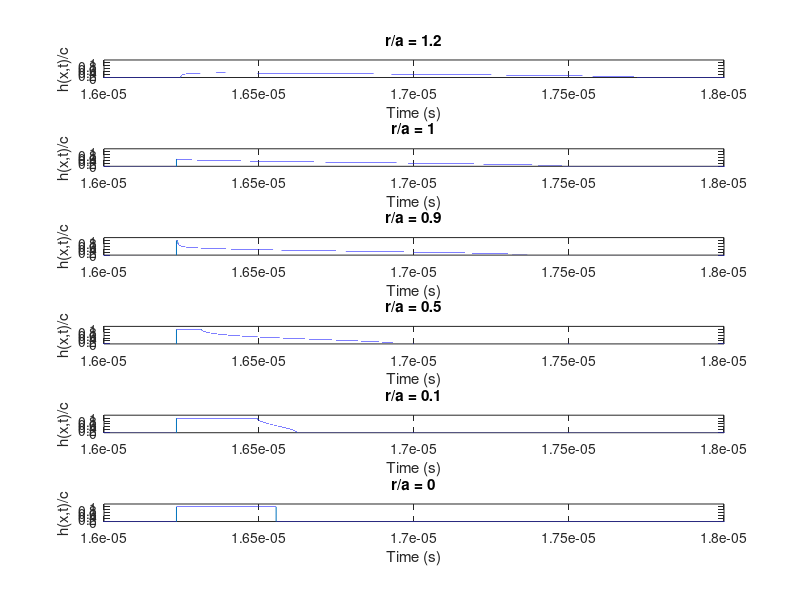

Source code (MATLAB):
%% Circular piston paramaters
c=1540;                 % Speed of sound in body (m/s)
z=25e-3;                % Range (m)
a=5e-3;                 % Piston Radius (m)
frq=1e11;               % Freqency Hz
r=[6,5,4.5,2.5,0.5,0]*1e-3; % Radial distance of point from axis
ts=cell(length(r),1);   % Bin for times within the detection time frame
tcon=ts;                % Bin for times within the h=1 time frame
hs=ts;                  % Bin for transfer fn values
tpre=ts;                % Bin for times before first detection
tpost=ts;               % Bin for times after detection frame
tmax=1.6*(sqrt((z^2)+((a+max(r)).^2))./c);  % End of transfer fn time window
t=zeros(length(r),floor(tmax*frq));         % Finnal time array
h=t;                                        % Finnal transfer functino array
figure
for i=1:length(r)       % Loop through positions
    tff=0;
    %% h calculation
    if a>r(i)           % Define time of first detection if point within piston radius
         tff=z./c;
         tf=sqrt((z.^2)+(r(i)-a).^2)./c;
    else                % Define time of first detection if point out of piston radius
        tf=sqrt((z.^2)+(r(i)-a).^2)./c;
    end
    te=sqrt((z^2)+((a+r(i)).^2))./c; % Define time of last detection 
    ts{i}=[tf:(1/frq):te];           % Array of times durring detection
    ts{i}=ts{i}(2:end-1);              % Remove overlap between time cells
    % h calculating line 
      hs{i}=(1/pi).*acos(((((c.^2).*(ts{i}.^2))-(z.^2)+(r(i).^2)-(a.^2))...
        ./(2.*r(i).*((c.^2.*ts{i}.^2)-z.^2).^(.5))));
    %% array construction 
    if a>r(i)   
        tcon{i}=[tff:(1/frq):tf];       % Array of times where detection only in apature
        tpre{i}=[0:(1/frq):tff];        % Array of times before detection
        tpre{i}=tpre{i}(1:end-1);
    else
        tpre{i}=[0:(1/frq):tf];          % Array of times before detection
        tcon{i}=[];
    end
    
    tpost{i}=[te:(1/frq):tmax];      % Array of times after detection
    
    % Checks to see if the right number of times exist if not adds another
    % point on the end or removes one
    % (I could get it to work wihtout this but it is more robust this way)

    while length(tpre{i})+length(tcon{i})+length(ts{i})+length(tpost{i}) < length(t(i,:))
        tpost{i}=[tpost{i},tpost{i}(end)+(1/frq)];
    end
    while length(tpre{i})+length(tcon{i})+length(ts{i})+length(tpost{i}) > length(t(i,:))
        tpost{i}=tpost{i}(1:end-1);
    end
    
    t(i,:)=[tpre{i},tcon{i},ts{i},tpost{i}]; % Combine time cells into finnal array  
%% output of transfer function
    h(i,length(tpre{i})+length(tcon{i})+1:length(tpre{i})+length(tcon{i})+length(ts{i}))=hs{i};
% Defines points where h=1
    h(i,length(tpre{i})+1:length(tpre{i})+length(tcon{i}))=1;
    %% plot
    subplot(length(r),1,i)
    plot(t(i,:),h(i,:))
    xlabel('Time (s)')
    ylabel('h(x,t)/c')
    axis([1.6e-5 1.8e-5 0 1.2])
    title(['r/a = ',num2str(r(i)/a)])
end